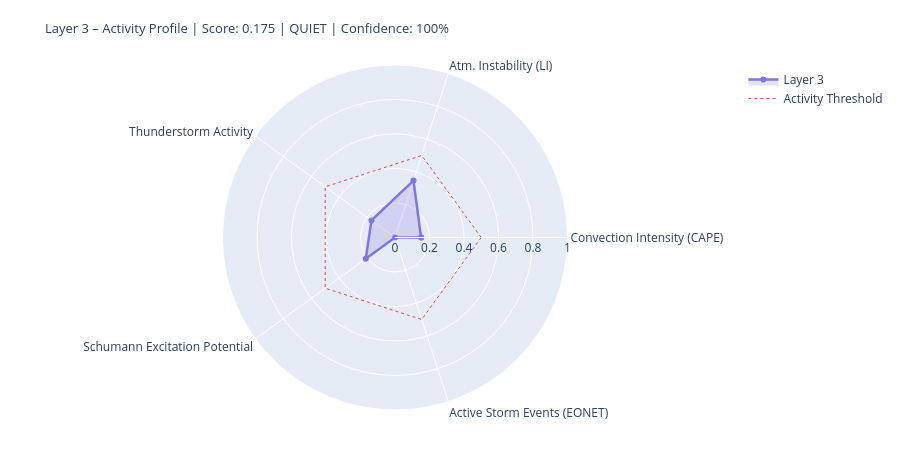

The notebook cell this image was saved under:
### Markdown cell above
---
## 4. State Assessment & Handoff to Layer 4/5

### Code cell
# ============================================================
# LAYER-3-SCORE
# Five dynamic components
# ============================================================

def norm(v, lo, hi):
    if v is None or (isinstance(v, float) and math.isnan(v)): return None
    return round(max(0.0, min(1.0, (v - lo) / (hi - lo))), 4)

# --- 1) Convection intensity (global CAPE mean) ---
cape_mean = df_atm['cape'].dropna().mean() if not df_atm.empty else None
conv_score = norm(cape_mean, 0, 3000)
conv_src   = 'primary' if cape_mean is not None else 'missing'

# --- 2) Atmospheric instability (LI mean) ---
li_mean   = df_atm['li'].dropna().mean() if not df_atm.empty else None
# Negative LI = unstable → higher score
instab_score = norm(-li_mean if li_mean is not None else None, -6, 6)
instab_src   = 'primary' if li_mean is not None else 'missing'

# --- 3) Thunderstorm activity (mean thunder score + WMO count) ---
thunder_mean = df_atm['thunder_score'].mean() if not df_atm.empty else None
n_thunder    = int(df_atm['thunderstorm'].sum()) if not df_atm.empty else 0
thunder_score_val = norm(
    (thunder_mean or 0) * 0.7 + n_thunder * 0.1, 0, 1.0
) if thunder_mean is not None else None
thunder_src = 'primary'

# --- 4) Schumann excitation potential (weighted Schumann contribution) ---
schumann_pot = df_atm['schumann_contribution'].mean() if not df_atm.empty else None
# Boosted by Layer-2 thunderstorm trigger
if schumann_pot is not None and l2_thunder:
    schumann_pot = min(1.0, schumann_pot * 1.2)
schumann_score = norm(schumann_pot, 0, 1.0) if schumann_pot is not None else None
schumann_src   = 'derived'

# --- 5) Storm activity (NASA EONET) ---
# Distinction: None = data not loaded, 0.0 = loaded but no events
storm_score = None
storm_src   = 'missing'
if raw.get('storms') is not None:          # API reached successfully
    storm_score = norm(len(storm_events), 0, 30) if storm_events else 0.0
    storm_src   = 'primary'

# X-Ray and Kp: context only, not in dynamic score
# (X-Ray = Layer-0/4 driver; Kp = geomagnetic index, not a lightning proxy)
xray_context = None
if raw.get('xray'):
    df_xc = pd.DataFrame(raw['xray'])
    fc = next((c for c in df_xc.columns
               if any(k in c.lower() for k in ['flux','long']) and 'time' not in c.lower()),
              df_xc.columns[1])
    df_xc[fc] = pd.to_numeric(df_xc[fc], errors='coerce')
    xray_last = df_xc[fc].dropna().iloc[-1] if not df_xc[fc].dropna().empty else None
    if xray_last:
        xray_class = ('X' if xray_last>=1e-4 else 'M' if xray_last>=1e-5
                      else 'C' if xray_last>=1e-6 else 'B')
        xray_context = {'flux': float(xray_last), 'class': xray_class}
        print(f'X-Ray context: {xray_class}-class ({xray_last:.2e} W/m²)')

# --- Aggregate ---
COMPONENTS = {
    'Convection Intensity (CAPE)':  {'score': conv_score,       'source': conv_src,    'dynamic': True},
    'Atm. Instability (LI)':         {'score': instab_score,     'source': instab_src,  'dynamic': True},
    'Thunderstorm Activity':              {'score': thunder_score_val, 'source': thunder_src, 'dynamic': True},
    'Schumann Excitation Potential':   {'score': schumann_score,   'source': schumann_src,'dynamic': True},
    'Active Storm Events (EONET)': {'score': storm_score,      'source': storm_src,   'dynamic': True},
}

available   = {k: v['score'] for k, v in COMPONENTS.items() if v['score'] is not None}
unavailable = [k for k, v in COMPONENTS.items() if v['score'] is None]
layer3_score = round(sum(available.values()) / len(available), 4) if available else None
confidence   = round(len(available) / len(COMPONENTS), 2)
level = ('unknown' if layer3_score is None
         else 'quiet'   if layer3_score < 0.3
         else 'moderate' if layer3_score < 0.6
         else 'active')
dominant_l3 = max(available, key=available.get) if available else 'none'

# --- Ausgabe ---
W = 68
print('=' * W)
print('LAYER 3 – ATMOSPHERE / WEATHER / THUNDERSTORMS – STATE ASSESSMENT')
print('=' * W)
for name, comp in COMPONENTS.items():
    s = comp['score']
    if s is not None:
        bar = '█' * int(s * 20) + '░' * (20 - int(s * 20))
        print(f'  {name:<36} {bar}  {s:.3f}  [{comp["source"]}]')
    else:
        print(f'  {name:<36} {"─" * 20}  n/a   [missing]')
print('-' * W)
print(f'  Score:        {layer3_score:.3f}  ({len(available)}/{len(COMPONENTS)} components)')
print(f'  Confidence:   {confidence:.0%}')
print(f'  Level:        {level.upper()}')
print(f'  Dominant:     {dominant_l3}')
print(f'  CAPE mean:    {cape_mean:.0f} J/kg' if cape_mean else '  CAPE mean:    n/a')
print(f'  LI mean:      {li_mean:.1f} K' if li_mean is not None else '  LI mean:      n/a')
print(f'  Thunderstorms:{n_thunder} points (WMO)  +  {len(storm_events)} NASA EONET')
print('=' * W)

# Radar
cats   = list(available.keys())
vals_r = list(available.values())
if len(cats) >= 3:
    fig = go.Figure()
    fig.add_trace(go.Scatterpolar(
        r=vals_r + [vals_r[0]], theta=cats + [cats[0]],
        fill='toself', fillcolor='rgba(127,119,221,0.22)',
        line=dict(color='#7F77DD', width=2.5), name='Layer 3'
    ))
    fig.add_trace(go.Scatterpolar(
        r=[0.5] * (len(cats)+1), theta=cats + [cats[0]],
        line=dict(color='#E24B4A', dash='dot', width=1),
        mode='lines', name='Activity Threshold'
    ))
    fig.update_layout(
        title=dict(
            text=f'Layer 3 – Activity Profile | Score: {layer3_score:.3f} | {level.upper()} | Confidence: {confidence:.0%}',
            font=dict(size=13)
        ),
        polar=dict(radialaxis=dict(visible=True, range=[0, 1])),
        height=450, showlegend=True,
        margin=dict(l=60, r=60, t=65, b=40)
    )
    fig.show()

### Figure 1 — Plotly figure (JSON) as saved in the notebook; plotly's stock layout.template omitted (floating-point values rounded to 4 significant figures)
{"data": [{"fill": "toself", "fillcolor": "rgba(127,119,221,0.22)", "line": {"color": "#7F77DD", "width": 2.5}, "name": "Layer 3", "r": [0.1513, 0.3467, 0.1687, 0.2096, 0.0, 0.1513], "theta": ["Convection Intensity (CAPE)", "Atm. Instability (LI)", "Thunderstorm Activity", "Schumann Excitation Potential", "Active Storm Events (EONET)", "Convection Intensity (CAPE)"], "type": "scatterpolar"}, {"line": {"color": "#E24B4A", "dash": "dot", "width": 1}, "mode": "lines", "name": "Activity Threshold", "r": [0.5, 0.5, 0.5, 0.5, 0.5, 0.5], "theta": ["Convection Intensity (CAPE)", "Atm. Instability (LI)", "Thunderstorm Activity", "Schumann Excitation Potential", "Active Storm Events (EONET)", "Convection Intensity (CAPE)"], "type": "scatterpolar"}], "layout": {"height": 450, "margin": {"b": 40, "l": 60, "r": 60, "t": 65}, "polar": {"radialaxis": {"range": [0, 1], "visible": true}}, "showlegend": true, "title": {"font": {"size": 13}, "text": "Layer 3 – Activity Profile | Score: 0.175 | QUIET | Confidence: 100%"}}}
